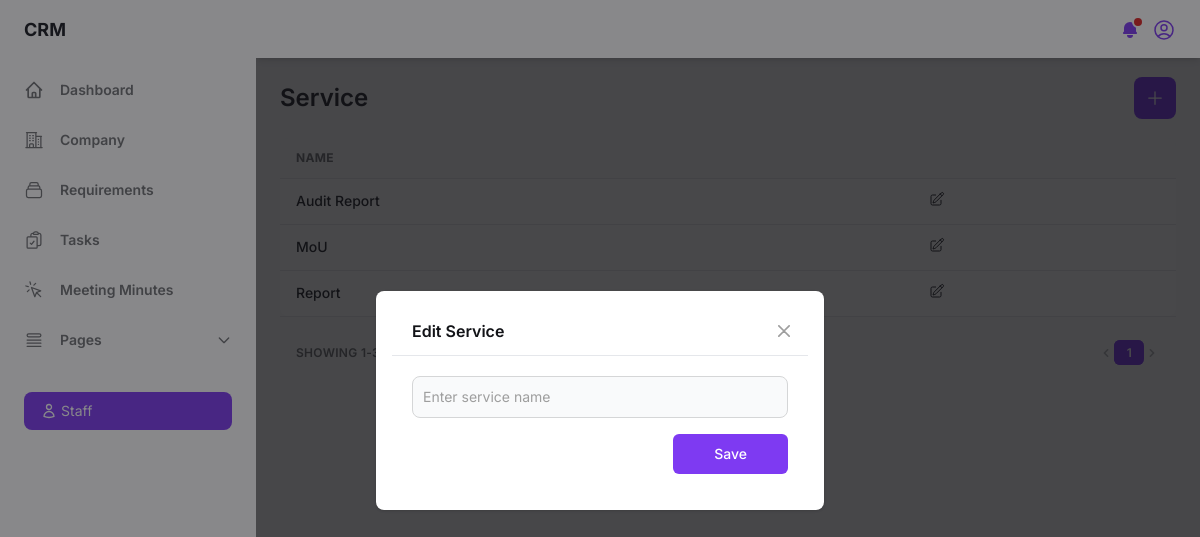
The app's page /service/ (signed in), older data.
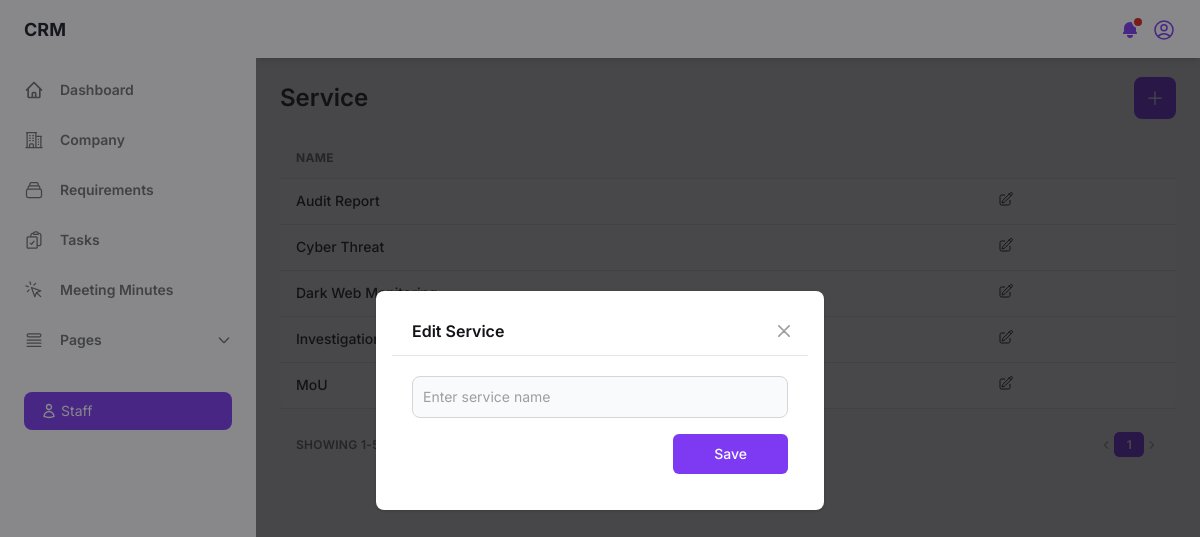
The same page, newer data.
### crm_app/models.py (models this page shows, shortened)
class Service(models.Model):
    service_name = models.CharField(max_length=100, unique=True)

### crm_app/views.py (the view)
# urls.py: path('service/', views.service, name='service'),
def service(request):
    if 'staff_id' not in request.session:
        return redirect('login')
    staff_id = request.session.get('staff_id')
    user = Staff.objects.get(id=staff_id)
    services = Service.objects.order_by('service_name')
    service_count = Service.objects.count()
    paginator = Paginator(services, 10)
    page = request.GET.get('page')
    try:
        services_page = paginator.page(page)
    except PageNotAnInteger:
        services_page = paginator.page(1)
    except EmptyPage:
        services_page = paginator.page(paginator.num_pages)
    context = {'services': services, 'service_count': service_count, 'services': services_page, 'paginator': paginator, 'page_obj': services_page, 'user': user}
    return render(request, 'service.html', context)

### templates/service.html (shortened to what the changed rows need)
{% load static %}
<!DOCTYPE html>
<html :class="{ 'theme-dark': dark }" x-data="data()" lang="en">
<head>
    <link rel="stylesheet" href="{% static 'css/tailwind.output.css' %}" />
    <link rel="stylesheet" href="{% static 'css/style.css' %}" />
</head>
<body>
    <div class="flex h-screen bg-gray-50 dark:bg-gray-900" :class="{ 'overflow-hidden': isSideMenuOpen }">
        <div class="flex flex-col flex-1 w-full">
            <main class="h-full overflow-y-auto">
                <div class="container px-6 mx-auto grid">
                    <div class="grid gap-4 md:grid-cols-2">
                        <h2 class="my-6 text-2xl font-semibold text-gray-700 dark:text-gray-200">Service</h2>
                    </div>
                    <div class="w-full overflow-hidden rounded-lg shadow-xs">
                        <div class="w-full overflow-x-auto">
                            <table class="w-full whitespace-no-wrap">
                                <thead>
                                    <tr class="text-xs font-semibold tracking-wide text-left text-gray-500 uppercase border-b dark:border-gray-700 bg-gray-50 dark:text-gray-400 dark:bg-gray-800">
                                        <th class="px-4 py-3">Name</th>
                                        <th class="px-4 py-3"></th>
                                    </tr>
                                </thead>
                                <tbody class="bg-white divide-y dark:divide-gray-700 dark:bg-gray-800">
                                    {% for service in services %}
                                    <tr class="text-gray-700 dark:text-gray-400">
                                        <td class="px-4 py-3">
                                            <p class="font-medium text-sm">{{ service.service_name }}</p>
                                        </td>
                                        <td class="px-4 py-3 text-sm">
                                            <button type="button" id="edit-service-button-{{ service.id }}" x-on:click="openEditModal({{ service.id }}, '{{ service.service_name }}')" data-modal-target="service-edit-crud-modal" data-modal-toggle="service-edit-crud-modal">
                                            </button>
                                        </td>
                                    </tr>
                                    {% empty %}
                                    <tr>
                                        <td colspan="5" class="font-medium text-sm text-center">No services found.</td>
                                    </tr>
                                    {% endfor %}
                                </tbody>
                            </table>
                        </div>
                    </div>
                    <div class="grid px-4 py-3 text-xs font-semibold tracking-wide text-gray-500 uppercase border-t dark:border-gray-700 bg-gray-50 sm:grid-cols-9 dark:text-gray-400 dark:bg-gray-800">
                        <span class="flex col-span-4 mt-2 sm:mt-auto sm:justify-end">
                            <nav aria-label="Table navigation">
                                <ul class="inline-flex items-center">
                                    {% for num in paginator.page_range %}
                                        {% if num == page_obj.number %}
                                        <li>
                                            <span class="px-3 py-1 text-white transition-colors duration-150 bg-purple-600 border border-r-0 border-purple-600 rounded-md focus:outline-none">{{ num }}</span>
                                        </li>
                                        {% else %}
                                        <li>
                                            <a href="?page={{ num }}" class="px-3 py-1 rounded-md focus:outline-none">{{ num }}</a>
                                        </li>
                                        {% endif %}
                                    {% endfor %}
                                </ul>
                            </nav>
                        </span>
                    </div>
                </div>
            </main>
        </div>
    </div>
</body>
</html>

Row changes from the older to the newer data that the page shows:
removed Service: service_name "Report"
added Service: service_name "Cyber Threat"
added Service: service_name "Dark Web Monitoring"
added Service: service_name "Investigation"
